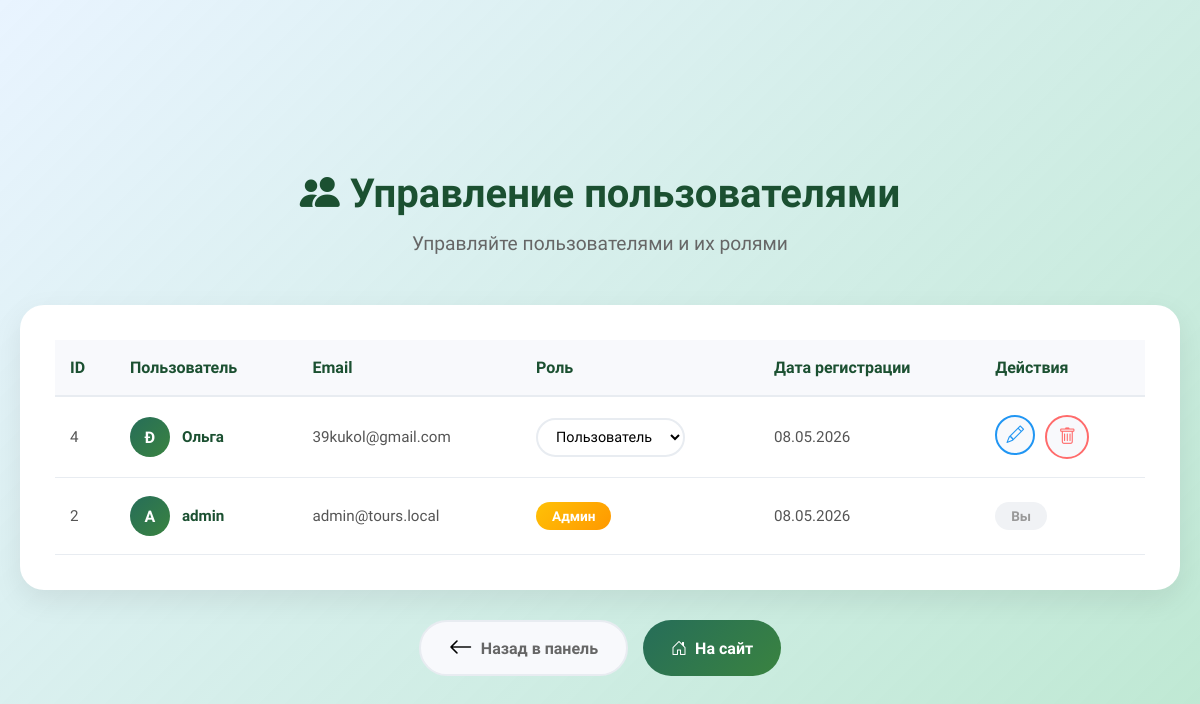
Screenshot of /admin/users.php (signed in) with the database file from the repository.
### tables this page shows
CREATE TABLE `users` (
  `id` int UNSIGNED NOT NULL,
  `name` varchar(100) NOT NULL,
  `email` varchar(255) NOT NULL,
  `password` varchar(255) NOT NULL,
  `role` enum('user','admin') DEFAULT 'user',
  `created_at` timestamp NULL DEFAULT CURRENT_TIMESTAMP,
  `updated_at` timestamp NULL DEFAULT CURRENT_TIMESTAMP ON UPDATE CURRENT_TIMESTAMP
);

### admin/users.php (the view, shortened to what this page needs)
<?php
$pdo = getDbConnection();
$currentUserId = $_SESSION['user_id'] ?? 0;
$stmt = $pdo->query("SELECT * FROM users ORDER BY created_at DESC");
$users = $stmt->fetchAll();
?>
<!DOCTYPE html>
<html lang="ru">
<head>
    <link rel="stylesheet" href="https://cdn.jsdelivr.net/npm/bootstrap-icons@1.11.1/font/bootstrap-icons.css">
    <link rel="stylesheet" href="../style.css">
</head>
<body>
    <div class="admin-users-container">
        <div class="admin-header">
            <h1><i class="bi bi-people-fill"></i> Управление пользователями</h1>
            <p>Управляйте пользователями и их ролями</p>
        </div>
        <div class="admin-card">
            <table class="users-table">
                <thead>
                    <tr>
                        <th>ID</th>
                        <th>Пользователь</th>
                        <th>Email</th>
                        <th>Роль</th>
                        <th>Дата регистрации</th>
                        <th>Действия</th>
                    </tr>
                </thead>
                <tbody>
                    <?php foreach ($users as $u): ?>
                    <tr>
                        <td><?= $u['id'] ?></td>
                        <td>
                            <div class="user-info">
                                <div class="user-avatar">
                                    <?= strtoupper(substr($u['name'], 0, 1)) ?>
                                </div>
                                <div>
                                    <div class="user-name"><?= htmlspecialchars($u['name']) ?></div>
                                </div>
                            </div>
                        </td>
                        <td class="user-email"><?= htmlspecialchars($u['email']) ?></td>
                        <td>
                            <?php if ($u['id'] != $currentUserId): ?>
                                <form method="POST" style="display: inline;">
                                    <select name="role" class="role-select" onchange="this.form.submit()">
                                        <option value="user" <?= $u['role'] === 'user' ? 'selected' : '' ?>>Пользователь</option>
                                    </select>
                                </form>
                            <?php else: ?>
                                <span class="user-badge user-badge-admin">Админ</span>
                            <?php endif; ?>
                        </td>
                        <td><?= date('d.m.Y', strtotime($u['created_at'])) ?></td>
                        <td>
                            <div class="user-actions">
                                <?php if ($u['id'] != $currentUserId): ?>
                                    <button class="user-action-btn btn-edit" onclick="openEditModal(<?= $u['id'] ?>, '<?= htmlspecialchars($u['name'], ENT_QUOTES) ?>', '<?= htmlspecialchars($u['email'], ENT_QUOTES) ?>', '<?= $u['role'] ?>')">
                                        <i class="bi bi-pencil"></i>
                                    </button>
                                    <a href="?delete=<?= $u['id'] ?>"
                                       class="user-action-btn btn-delete"
                                       onclick="return confirm('Вы уверены?')">
                                        <i class="bi bi-trash"></i>
                                    </a>
                                <?php else: ?>
                                    <span class="you-badge">Вы</span>
                                <?php endif; ?>
                            </div>
                        </td>
                    </tr>
                    <?php endforeach; ?>
                </tbody>
            </table>
        </div>
        <div class="admin-nav">
            <a href="dashboard.php" class="admin-nav-btn admin-nav-btn-secondary">
                <i class="bi bi-arrow-left"></i> Назад в панель
            </a>
            <a href="../index.php" class="admin-nav-btn admin-nav-btn-primary">
                <i class="bi bi-house-door"></i> На сайт
            </a>
        </div>
    </div>
</body>
</html>

### style.css (style rules this page uses)
* { margin: 0; padding: 0; }
body { padding-top: 70px; background: linear-gradient(135deg, #bcddff54, #98dbb8a1); font-family: "Mulish", sans-serif; }
.bi-arrow-left, .bi-arrow-right { color: #000000; font-size: 1.5rem; }

### admin/users.php (style rules this page uses)
.admin-users-container { max-width: 1400px; margin: 100px auto; padding: 0 20px; }
.admin-header { text-align: center; margin-bottom: 50px; }
.admin-header h1 { font-size: 2.5rem; color: #1b5031; margin-bottom: 15px; font-weight: 700; }
.admin-header p { font-size: 1.2rem; color: #666; }
.admin-card { background: white; border-radius: 24px; padding: 35px; box-shadow: 0 10px 30px rgba(0,0,0,0.08); margin-bottom: 30px; }
.users-table { width: 100%; border-collapse: collapse; }
.users-table th { text-align: left; padding: 18px 15px; background: #f8f9fc; color: #1b5031; font-weight: 700; font-size: 1rem; border-bottom: 2px solid #e8ecf1; }
.users-table td { padding: 18px 15px; border-bottom: 1px solid #e8ecf1; color: #555; font-size: 0.95rem; }
.user-badge { padding: 6px 16px; border-radius: 30px; font-size: 0.85rem; font-weight: 600; display: inline-block; }
.user-badge-admin { background: linear-gradient(135deg, #ffc107 0%, #ff9800 100%); color: white; }
.role-select { padding: 8px 14px; border: 2px solid #e8ecf1; border-radius: 20px; font-size: 0.9rem; font-family: 'Mulish', sans-serif; background: white; cursor: pointer; transition: all 0.3s; }
.user-actions { display: flex; gap: 10px; }
.user-action-btn { width: 40px; height: 40px; border-radius: 50%; border: none; cursor: pointer; display: flex; align-items: center; justify-content: center; transition: all 0.3s; font-size: 1.1rem; }
.btn-delete { background: #f8f9fc; color: #ff6b6b; border: 2px solid #ff6b6b; }
.btn-edit { background: #f8f9fc; color: #2196f3; border: 2px solid #2196f3; }
.user-avatar { width: 40px; height: 40px; border-radius: 50%; background: linear-gradient(135deg, #266d59 0%, #3a8340 100%); color: white; display: flex; align-items: center; justify-content: center; font-weight: 700; font-size: 1rem; }
.user-info { display: flex; align-items: center; gap: 12px; }
.user-name { font-weight: 600; color: #1b5031; }
.user-email { font-size: 0.85rem; color: #888; }
.admin-nav { display: flex; gap: 15px; justify-content: center; margin-top: 30px; }
.admin-nav-btn { padding: 12px 28px; border-radius: 50px; font-weight: 600; text-decoration: none; transition: all 0.3s; font-family: 'Mulish', sans-serif; display: flex; align-items: center; gap: 8px; }
.admin-nav-btn-primary { background: linear-gradient(135deg, #266d59 0%, #3a8340 100%); color: white; }
.admin-nav-btn-secondary { background: #f8f9fc; color: #666; border: 2px solid #e8ecf1; }
.you-badge { background: #f0f2f5; color: #999; padding: 6px 16px; border-radius: 20px; font-size: 0.85rem; font-weight: 600; }

### rows the page displays
users: id "4", name "Ð", name "Ольга", email "39kukol@gmail.com", role "Пользователь", created_at "08.05.2026"
users: id "2", name "A", name "admin", email "admin@tours.local", shows "Админ", created_at "08.05.2026", shows "Вы"
